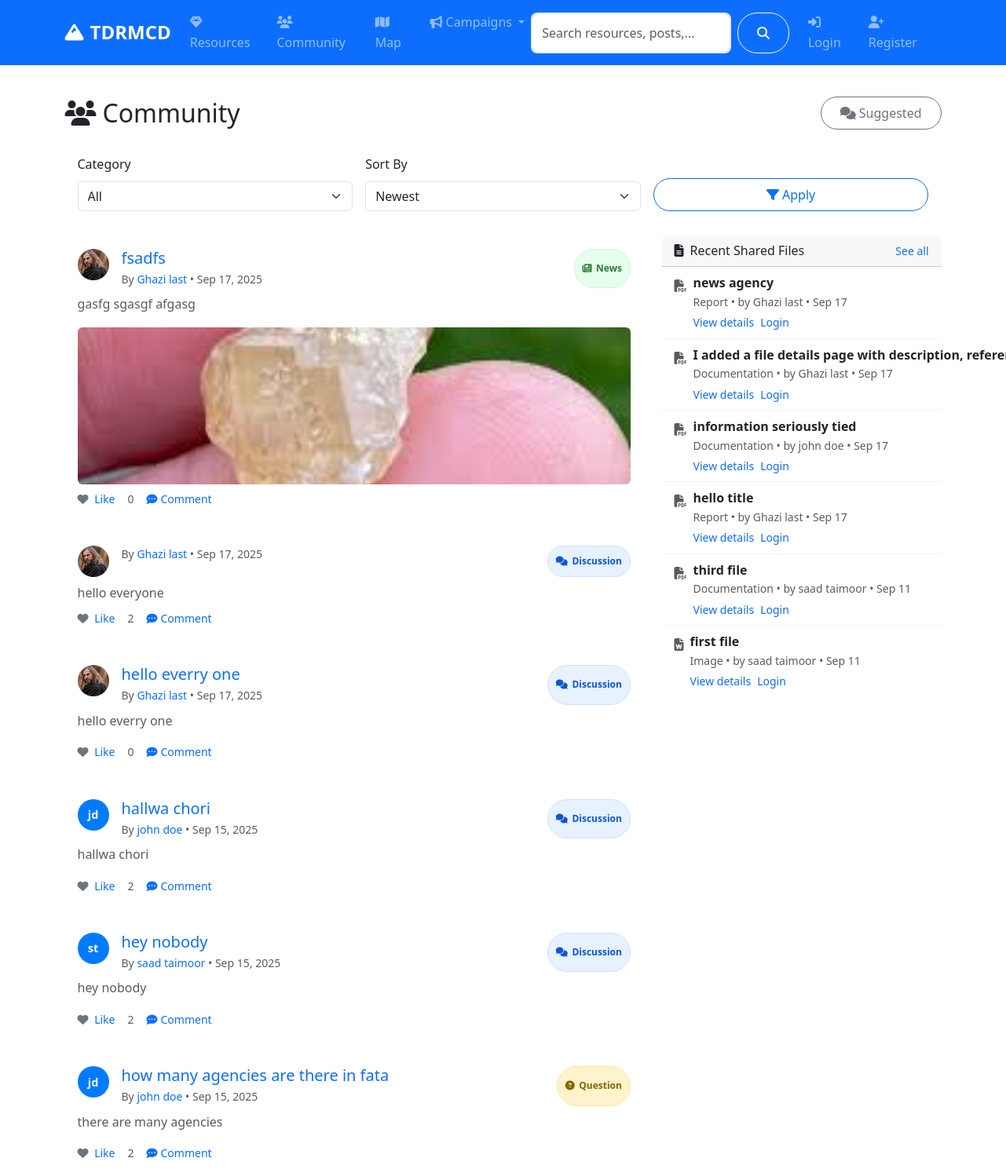
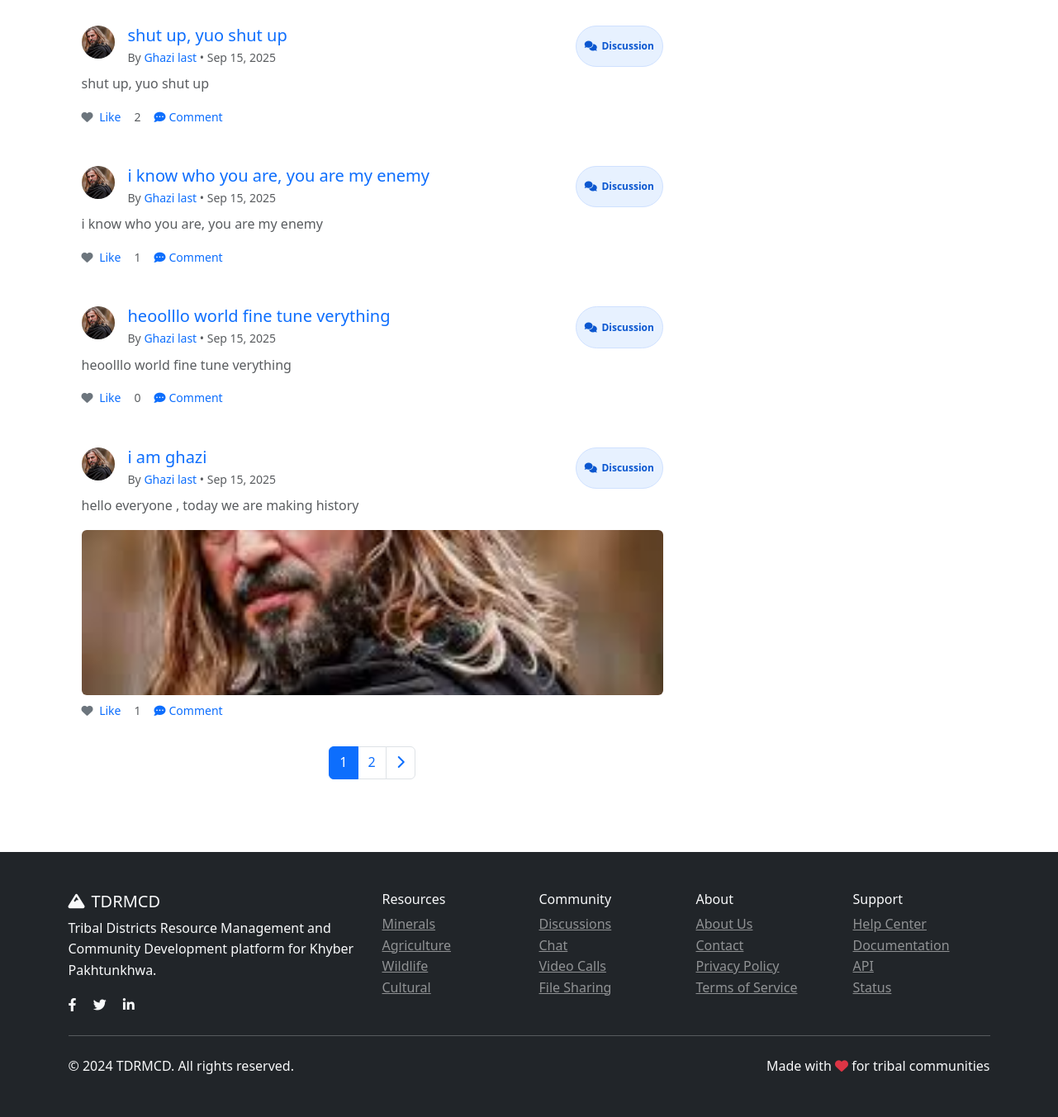
/community/, run on an earlier commit of the app's database (2 pictures, top to bottom).
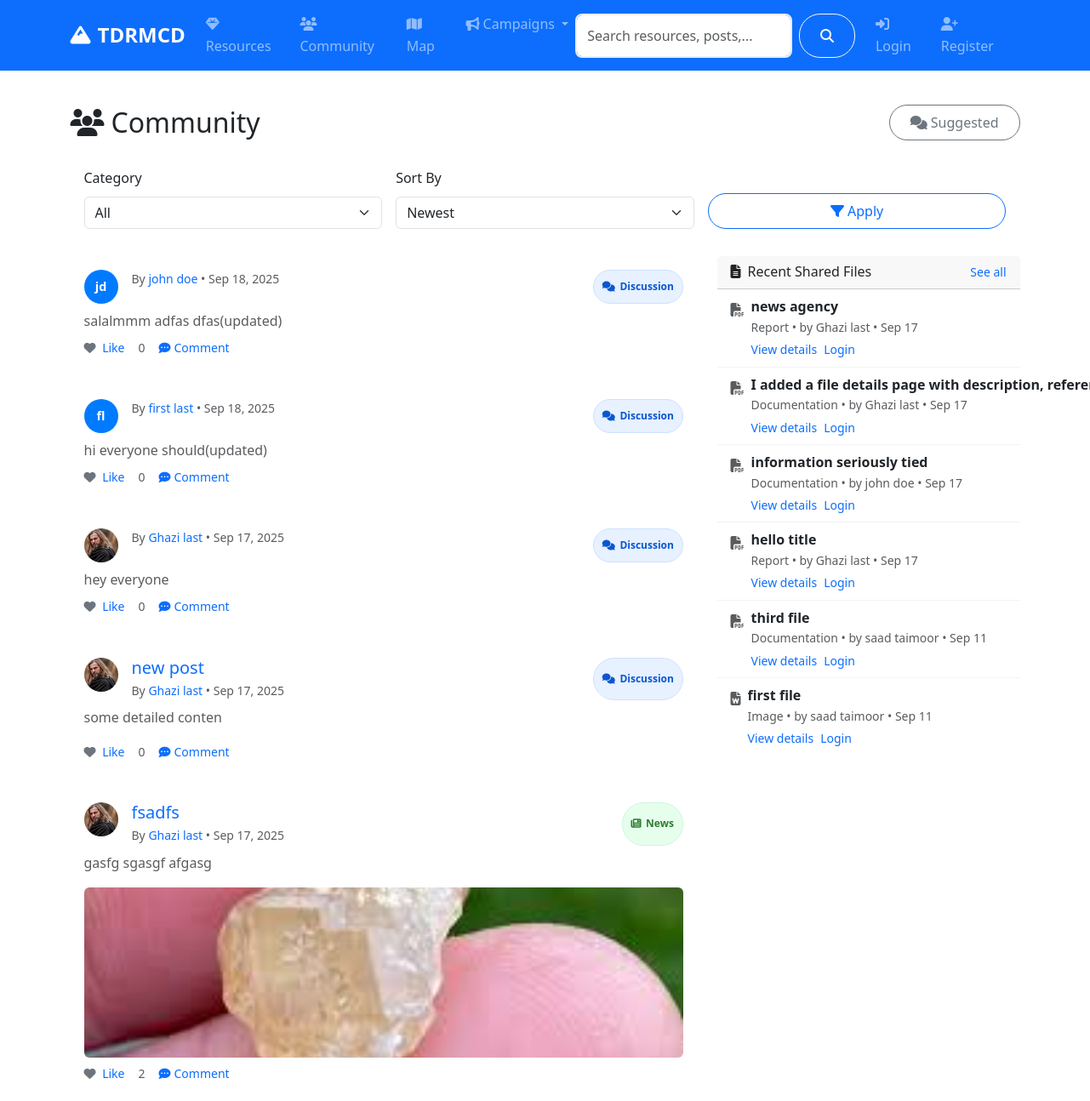
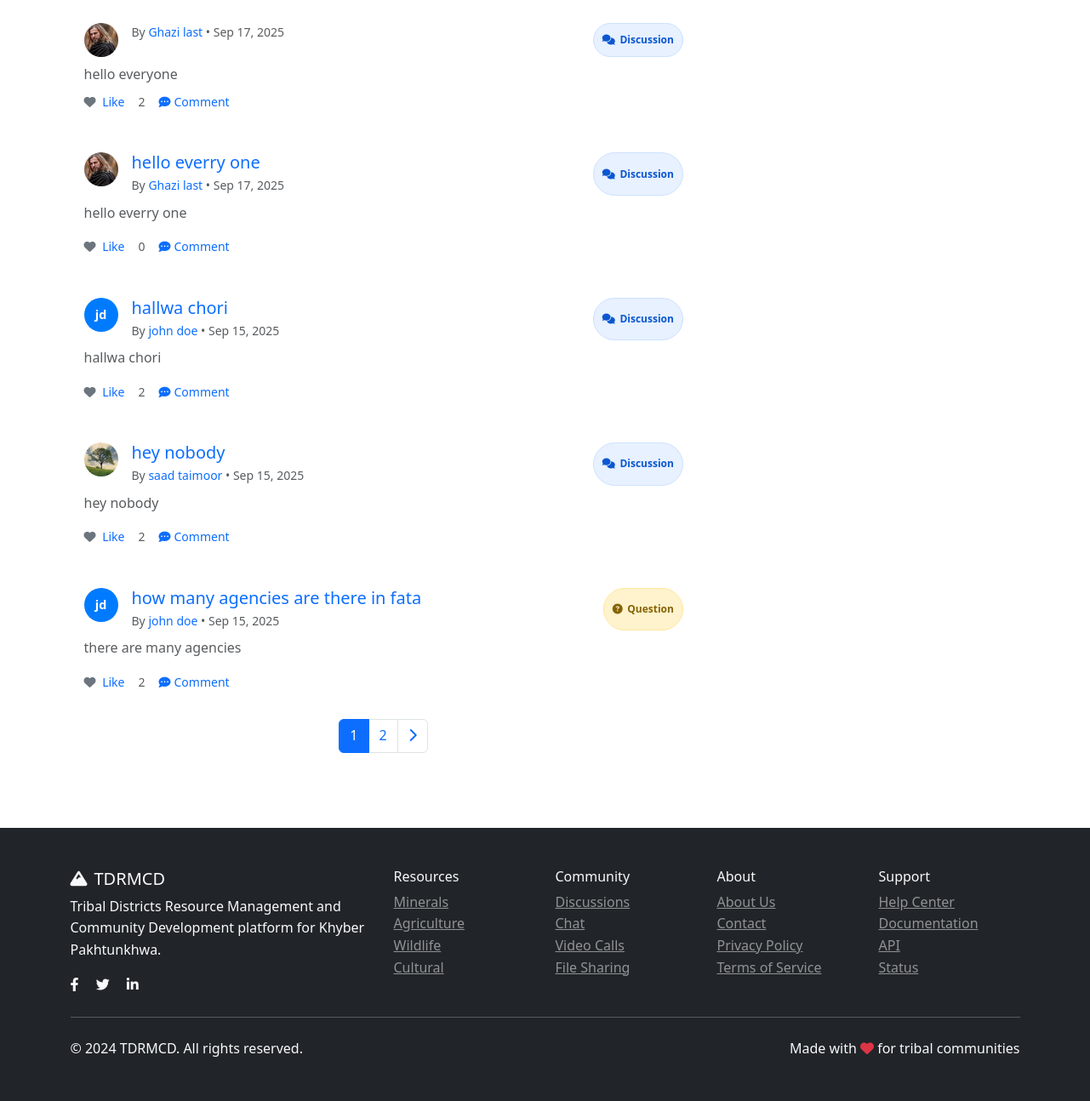
And on a later commit of the database (2 pictures, top to bottom).
### models.py (models this page shows, shortened)
class CommunityPost(db.Model):
    id = db.Column(db.Integer, primary_key=True)
    title = db.Column(db.String(200), nullable=False)
    content = db.Column(db.Text, nullable=False)
    category = db.Column(db.String(50), nullable=False)  # discussion, question, announcement
    tags = db.Column(db.String(200))
    image_url = db.Column(db.String(200))
    likes = db.Column(db.Integer, default=0)
    views = db.Column(db.Integer, default=0)
    author_id = db.Column(db.Integer, db.ForeignKey('user.id'), nullable=False)
    created_at = db.Column(db.DateTime, default=datetime.utcnow)
    updated_at = db.Column(db.DateTime, default=datetime.utcnow, onupdate=datetime.utcnow)
    comments = db.relationship('Comment', backref='post', lazy='dynamic', cascade='all, delete-orphan')
    likes_relation = db.relationship('PostLike', backref='post', lazy='dynamic', cascade='all, delete-orphan')

class User(UserMixin, db.Model):
    id = db.Column(db.Integer, primary_key=True)
    username = db.Column(db.String(80), unique=True, nullable=False)
    email = db.Column(db.String(120), unique=True, nullable=False)
    password_hash = db.Column(db.String(120), nullable=False)
    first_name = db.Column(db.String(50), nullable=False)
    last_name = db.Column(db.String(50), nullable=False)
    role = db.Column(db.String(20), default='user')  # user, admin, researcher
    location = db.Column(db.String(100))
    bio = db.Column(db.Text)
    avatar = db.Column(db.String(200), default='default.jpg')
    is_active = db.Column(db.Boolean, default=True)
    created_at = db.Column(db.DateTime, default=datetime.utcnow)
    last_seen = db.Column(db.DateTime, default=datetime.utcnow)
    resources = db.relationship('Resource', backref='author', lazy='dynamic')
    posts = db.relationship('CommunityPost', backref='author', lazy='dynamic')
    chat_messages = db.relationship('ChatMessage', backref='sender', lazy='dynamic')
    file_submissions = db.relationship(
        'FileSubmission',
        foreign_keys='FileSubmission.submitter_id',
        backref='submitter',
        lazy='dynamic'
    )
    reviewed_submissions = db.relationship(
        'FileSubmission',
        foreign_keys='FileSubmission.reviewed_by',
        backref='reviewer_user',
        lazy='dynamic'
    )
    notifications = db.relationship('Notification', backref='user', lazy='dynamic')
    def get_full_name(self):
        return f"{self.first_name} {self.last_name}"

class FileSubmission(db.Model):
    id = db.Column(db.Integer, primary_key=True)
    title = db.Column(db.String(200), nullable=False)
    description = db.Column(db.Text, nullable=False)
    filename = db.Column(db.String(200), nullable=False)
    original_filename = db.Column(db.String(200), nullable=False)
    file_type = db.Column(db.String(50))
    file_size = db.Column(db.Integer)
    reference = db.Column(db.Text, nullable=False)  # Required reference for validation
    category = db.Column(db.String(50), nullable=False)
    status = db.Column(db.String(20), default='pending')  # pending, approved, rejected
    submitter_id = db.Column(db.Integer, db.ForeignKey('user.id'), nullable=False)
    reviewed_by = db.Column(db.Integer, db.ForeignKey('user.id'))
    review_notes = db.Column(db.Text)
    created_at = db.Column(db.DateTime, default=datetime.utcnow)
    reviewed_at = db.Column(db.DateTime)
    reviewer = db.relationship('User', foreign_keys=[reviewed_by])

### routes/community.py (the view, shortened to what this page needs)
@community_bp.route('/')
def index():
    page = request.args.get('page', 1, type=int)
    category = request.args.get('category', 'all')
    sort_by = request.args.get('sort', 'newest')
    query = CommunityPost.query
    if category != 'all':
        query = query.filter_by(category=category)
    if sort_by == 'newest':
        query = query.order_by(CommunityPost.created_at.desc())
    elif sort_by == 'oldest':
        query = query.order_by(CommunityPost.created_at.asc())
    elif sort_by == 'popular':
        query = query.order_by(CommunityPost.likes.desc())
    elif sort_by == 'most_viewed':
        query = query.order_by(CommunityPost.views.desc())
    posts = query.paginate(
        page=page, per_page=10, error_out=False
    )
    categories = ['discussion', 'question', 'announcement', 'news']
    liked_post_ids = set()
    files_query = FileSubmission.query
    if not current_user.is_authenticated or not current_user.is_admin():
        files_query = files_query.filter_by(status='approved')
    recent_files = files_query.order_by(FileSubmission.created_at.desc()).limit(6).all()
    return render_template('community/index.html',
                         posts=posts,
                         categories=categories,
                         current_category=category,
                         current_sort=sort_by,
                         liked_post_ids=liked_post_ids,
                         recent_files=recent_files)

### templates/community/index.html (shortened to what the changed rows need)
{% extends "base.html" %}
{% block content %}
<div class="container py-4">
    <div class="d-flex justify-content-between align-items-center mb-3">
        <h2 class="mb-0"><i class="fas fa-users me-2"></i>Community</h2>
    </div>
    <div class="row">
        <div class="col-lg-8">
            {% if posts.items %}
                {% for post in posts.items %}
                <div class="card mb-3 post-card fade-in">
                    <div class="card-body">
                        <div class="post-header">
                            <div class="d-flex align-items-start">
                                <div class="me-3">
                                    {% if post.author.avatar and post.author.avatar != 'default.jpg' %}
                                    <img src="{{ url_for('serve_uploaded_file', subdir='avatars', filename=post.author.avatar) }}" alt="Avatar" class="rounded-circle" style="width:40px;height:40px;object-fit:cover;">
                                    {% else %}
                                    <div class="avatar" style="width:40px;height:40px;font-size:.9rem;">{{ post.author.first_name[0] }}{{ post.author.last_name[0] }}</div>
                                    {% endif %}
                                </div>
                                <div>
                                    {% if post.title and post.title.strip() %}
                                        <a class="text-decoration-none" href="{{ url_for('community.post_detail', id=post.id) }}">
                                            <h5 class="post-title">{{ post.title }}</h5>
                                        </a>
                                    {% endif %}
                                    <div class="text-muted small">By <a class="text-decoration-none" href="{{ url_for('auth.public_profile', username=post.author.username) }}">{{ post.author.get_full_name() }}</a> • {{ post.created_at.strftime('%b %d, %Y') }}</div>
                                </div>
                            </div>
                            <span class="badge badge-category {{ 'badge-' + post.category if post.category in ['discussion','question','announcement','news'] else '' }}">
                                <i class="fas {{ 'fa-comments' if post.category=='discussion' else ('fa-question-circle' if post.category=='question' else ('fa-bullhorn' if post.category=='announcement' else 'fa-newspaper')) }}"></i>
                                {{ post.category.title() }}
                            </span>
                        </div>
                        {% set is_content_only = not post.title or not post.title.strip() %}
                        <div class="mt-2 mb-2">
                            {% if is_content_only %}
                                {% set limit = 200 %}
                                <div id="post-snippet-{{ post.id }}" class="text-muted">
                                    {{ post.content[:limit] }}{% if post.content|length > limit %}...{% endif %}
                                </div>
                            {% else %}
                                <p class="text-muted">{{ post.content[:200] }}{% if post.content|length > 200 %}...{% endif %}</p>
                            {% endif %}
                        </div>
                        {% if post.image_url %}
                        <div class="mt-2 mb-2">
                            <a class="d-block" href="{{ url_for('community.post_detail', id=post.id) }}">
                                <img class="img-fluid rounded" loading="lazy" src="{{ url_for('serve_uploaded_file', subdir='posts', filename=post.image_url.split('/')[-1]) }}" alt="{{ post.title or 'Post image' }}" style="max-height:200px;object-fit:cover;width:100%;">
                            </a>
                        </div>
                        {% endif %}
                        <div class="d-flex gap-3 align-items-center text-muted small">
                            <a href="#" class="text-decoration-none" onclick="return togglePostLike({{ post.id }});">
                                <i class="fas fa-heart me-1 {{ 'text-danger' if current_user.is_authenticated and post.id in liked_post_ids else 'text-secondary' }}"></i>
                                <span id="post-like-text-{{ post.id }}">{{ 'Unlike' if current_user.is_authenticated and post.id in liked_post_ids else 'Like' }}</span>
                            </a>
                            <span id="post-like-count-{{ post.id }}">{{ post.likes }}</span>
                            <a class="text-decoration-none" href="{{ url_for('community.post_detail', id=post.id) }}#comments"><i class="fas fa-comment-dots me-1"></i>Comment</a>
                        </div>
                    </div>
                </div>
                {% endfor %}
            {% endif %}
            {% if posts.pages > 1 %}
            <nav aria-label="Community pagination" class="mt-3">
                <ul class="pagination justify-content-center">
                    {% for p in posts.iter_pages() %}
                        {% if p %}
                            {% if p == posts.page %}
                            <li class="page-item active"><span class="page-link">{{ p }}</span></li>
                            {% else %}
                            <li class="page-item"><a class="page-link" href="{{ url_for('community.index', page=p, category=current_category, sort=current_sort) }}">{{ p }}</a></li>
                            {% endif %}
                        {% else %}
                        <li class="page-item disabled"><span class="page-link">…</span></li>
                        {% endif %}
                    {% endfor %}
                </ul>
            </nav>
            {% endif %}
        </div>
        <div class="col-lg-4">
            <div class="card mb-3 recent-files-card">
                <div class="card-body p-0">
                    {% if recent_files %}
                    <ul class="list-group list-group-flush">
                        {% for f in recent_files %}
                        <li class="list-group-item d-flex align-items-start">
                            <div class="me-2 mt-1 text-muted">
                                {% set ext = (f.file_type or '').lower() %}
                                {% if ext in ['jpg','jpeg','png','gif'] %}
                                    <i class="fas fa-image"></i>
                                {% elif ext in ['pdf'] %}
                                    <i class="fas fa-file-pdf"></i>
                                {% elif ext in ['doc','docx'] %}
                                    <i class="fas fa-file-word"></i>
                                {% elif ext in ['xls','xlsx'] %}
                                    <i class="fas fa-file-excel"></i>
                                {% else %}
                                    <i class="fas fa-file"></i>
                                {% endif %}
                            </div>
                            <div class="flex-grow-1">
                                <span class="fw-semibold file-title" title="{{ f.title }}">{{ f.title }}</span>
                                <div class="small text-muted">
                                    {{ f.category.title() if f.category else 'File' }}
                                    • by {{ f.submitter.get_full_name() if f.submitter else 'Unknown' }}
                                    • {{ f.created_at.strftime('%b %d') }}
                                </div>
                                <div class="mt-1 d-flex gap-2">
                                    <a class="small text-decoration-none" href="{{ url_for('community.file_detail', file_id=f.id) }}">View details</a>
                                    {% if current_user.is_authenticated %}
                                    <a class="small text-decoration-none" href="{{ url_for('serve_uploaded_file', subdir='submissions', filename=f.filename) }}">Download</a>
                                    {% else %}
                                    <a class="small text-decoration-none" href="{{ url_for('auth.login', next=url_for('community.file_detail', file_id=f.id)) }}">Login</a>
                                    {% endif %}
                                </div>
                            </div>
                        </li>
                        {% endfor %}
                    </ul>
                    {% else %}
                    <div class="p-3 text-muted small">No files shared yet.</div>
                    {% endif %}
                </div>
            </div>
        </div>
    </div>
</div>
{% endblock %}

What changed in the data, as far as the page shows it:
no longer on this page (row unchanged): CommunityPost: avatar (picture), title "shut up, yuo shut up", author.get_full_name "Ghazi last", created_at "Sep 15, 2025", category "Discussion", content "shut up, yuo shut up", is_authenticated "Like", likes "2"
no longer on this page (row unchanged): CommunityPost: avatar (picture), title "i know who you are, you are my enemy", author.get_full_name "Ghazi last", created_at "Sep 15, 2025", category "Discussion", content "i know who you are, you are my enemy", is_authenticated "Like", likes "1"
no longer on this page (row unchanged): CommunityPost: avatar (picture), title "heoolllo world fine tune verything", author.get_full_name "Ghazi last", created_at "Sep 15, 2025", category "Discussion", content "heoolllo world fine tune verything", is_authenticated "Like", likes "0"
no longer on this page (row unchanged): CommunityPost: avatar (picture), title "i am ghazi", author.get_full_name "Ghazi last", created_at "Sep 15, 2025", category "Discussion", content "hello everyone , today we are making history", image_url (picture), is_authenticated "Like", likes "1"
added CommunityPost: author "j", author "d", author.get_full_name "john doe", created_at "Sep 18, 2025", category "Discussion", content "salalmmm adfas dfas(updated)", is_authenticated "Like", likes "0"
added CommunityPost: author "f", author.get_full_name "first last", created_at "Sep 18, 2025", category "Discussion", content "hi everyone should(updated)", is_authenticated "Like", likes "0"
added CommunityPost: avatar (picture), author.get_full_name "Ghazi last", created_at "Sep 17, 2025", category "Discussion", content "hey everyone", is_authenticated "Like", likes "0"
added CommunityPost: avatar (picture), title "new post", author.get_full_name "Ghazi last", created_at "Sep 17, 2025", category "Discussion", content "some detailed conten", is_authenticated "Like", likes "0"
changed CommunityPost "fsadfs": likes "0" → "2"
changed CommunityPost "hey nobody": avatar: picture added; author "s" → (not shown); author "t" → (not shown)
